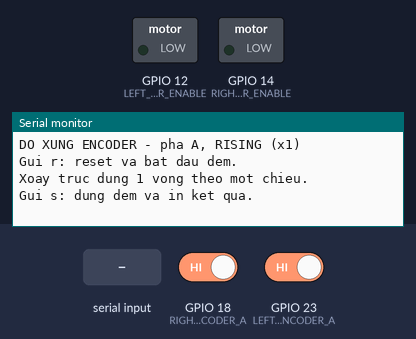
The sketch below on a simulated ESP32. On the bench: switched loads named in the sketch (green lamp = pin HIGH), the last lines printed to the serial monitor. The inputs (shaded band) are chosen by the test bench; at power-on: GPIO 18 (RIGHT_ENCODER_A) HIGH, GPIO 23 (LEFT_ENCODER_A) HIGH.

Above: at 1.2 s.
1.3 s: "r" received over Serial
At 2.3 s:
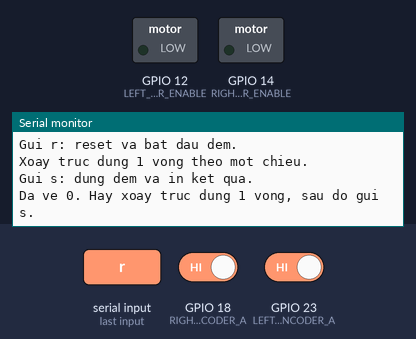
2.8 s: "s" received over Serial
At 3.5 s:
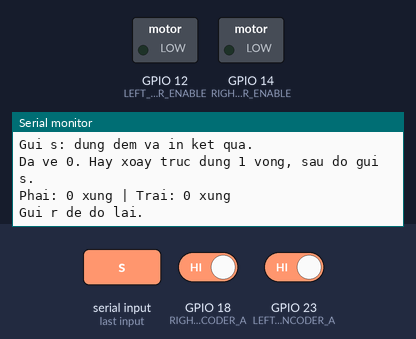

Measured:
- after the input at 1.3 s, the serial monitor: prints a new line at once (image 1)
- after the input at 2.8 s, the serial monitor: prints a new line at once (image 2)

The sketch:

encoder_ppr_test.ino
```cpp
#include <Arduino.h>

// Giu nguyen cac chan encoder va enable trong code dieu khien.
constexpr uint8_t RIGHT_ENCODER_A = 18;
constexpr uint8_t LEFT_ENCODER_A = 23;
constexpr uint8_t RIGHT_MOTOR_ENABLE = 14;
constexpr uint8_t LEFT_MOTOR_ENABLE = 12;

volatile uint32_t right_pulses = 0;
volatile uint32_t left_pulses = 0;
volatile bool measuring = false;
portMUX_TYPE encoder_mux = portMUX_INITIALIZER_UNLOCKED;

void ARDUINO_ISR_ATTR rightEncoderCallback() {
  portENTER_CRITICAL_ISR(&encoder_mux);
  if (measuring) right_pulses++;
  portEXIT_CRITICAL_ISR(&encoder_mux);
}

void ARDUINO_ISR_ATTR leftEncoderCallback() {
  portENTER_CRITICAL_ISR(&encoder_mux);
  if (measuring) left_pulses++;
  portEXIT_CRITICAL_ISR(&encoder_mux);
}

void setup() {
  // Tat enable L298N de xoay truc bang tay, khong chay PID.
  pinMode(RIGHT_MOTOR_ENABLE, OUTPUT);
  pinMode(LEFT_MOTOR_ENABLE, OUTPUT);
  digitalWrite(RIGHT_MOTOR_ENABLE, LOW);
  digitalWrite(LEFT_MOTOR_ENABLE, LOW);

  pinMode(RIGHT_ENCODER_A, INPUT);
  pinMode(LEFT_ENCODER_A, INPUT);
  attachInterrupt(digitalPinToInterrupt(RIGHT_ENCODER_A),
                  rightEncoderCallback, RISING);
  attachInterrupt(digitalPinToInterrupt(LEFT_ENCODER_A),
                  leftEncoderCallback, RISING);

  Serial.begin(115200);
  Serial.println("\nDO XUNG ENCODER - pha A, RISING (x1)");
  Serial.println("Gui r: reset va bat dau dem.");
  Serial.println("Xoay truc dung 1 vong theo mot chieu.");
  Serial.println("Gui s: dung dem va in ket qua.");
}

void loop() {
  if (!Serial.available()) return;
  char command = Serial.read();

  if (command == 'r' || command == 'R') {
    portENTER_CRITICAL(&encoder_mux);
    right_pulses = 0;
    left_pulses = 0;
    measuring = true;
    portEXIT_CRITICAL(&encoder_mux);
    Serial.println("Da ve 0. Hay xoay truc dung 1 vong, sau do gui s.");
  } else if (command == 's' || command == 'S') {
    uint32_t right, left;
    portENTER_CRITICAL(&encoder_mux);
    measuring = false;
    right = right_pulses;
    left = left_pulses;
    portEXIT_CRITICAL(&encoder_mux);

    Serial.print("Phai: ");
    Serial.print(right);
    Serial.print(" xung | Trai: ");
    Serial.print(left);
    Serial.println(" xung");
    Serial.println("Gui r de do lai.");
  }
}
```
